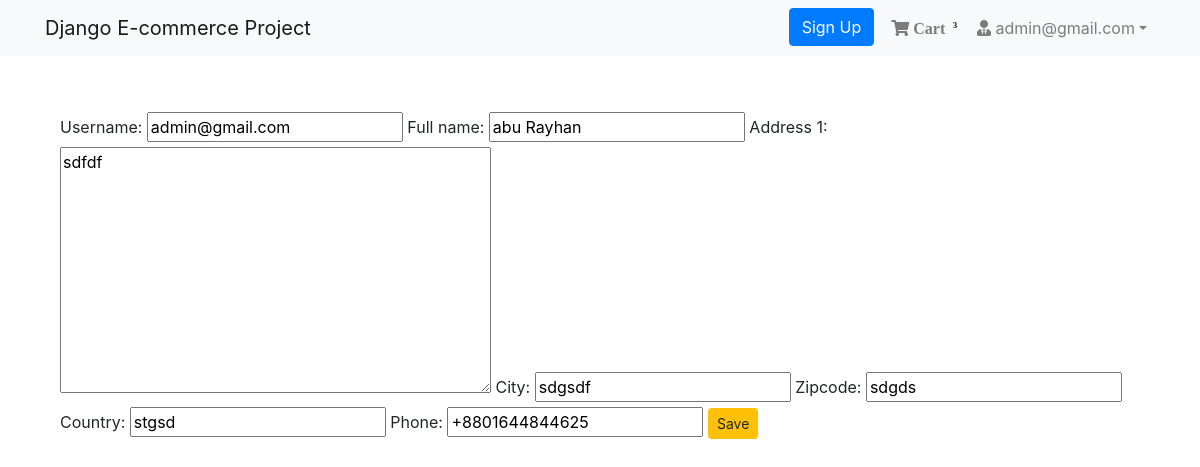
The app's page /authentication/profile/ (signed in) with its own data.
### authentication/models.py (models this page shows, shortened)
class User(AbstractBaseUser, PermissionsMixin):
    email = models.EmailField(unique=True, null=False)
    is_staff = models.BooleanField(
        ugettext_lazy('staff status'),
        default=False,
        help_text=ugettext_lazy(
            'Designates whether the use can log in this site')
    )
    is_active = models.BooleanField(
        ugettext_lazy('active'),
        default=True,
        help_text=ugettext_lazy(
            'Designates whether this user shold be treated as active. Unselect this instead of deleting accounts')
    )
    USERNAME_FIELD = 'email'
    objects = MyUserManager()

class Profile(models.Model):
    user = models.OneToOneField(
        User, on_delete=models.CASCADE, related_name='profile')
    username = models.CharField(max_length=264, blank=True)
    full_name = models.CharField(max_length=264, blank=True)
    address_1 = models.TextField(max_length=300, blank=True)
    city = models.CharField(max_length=40, blank=True)
    zipcode = models.CharField(max_length=10, blank=True)
    country = models.CharField(max_length=50, blank=True)
    phone = models.CharField(max_length=20, blank=True)
    date_joined = models.DateTimeField(auto_now_add=True)

### order/models.py (models this page shows, shortened)
class Order(models.Model):
    orderitems=models.ManyToManyField(Cart)
    user=models.ForeignKey(settings.AUTH_USER_MODEL,on_delete=models.CASCADE)
    ordered=models.BooleanField(default=False)
    created=models.DateTimeField(auto_now_add=True)
    paymentId=models.CharField(max_length=264,blank=True,null=True)
    orderId=models.CharField(max_length=264,blank=True,null=True)

### authentication/views.py (the view)
# urls.py: path('profile/',views.UserProfile,name='profile'),
@login_required
def UserProfile(request):
    profile = Profile.objects.get(user=request.user)
    form =ProfileForm(instance=profile)
    if request.method == "POST":
        form= ProfileForm(request.POST,instance=profile)
        if form.is_valid():
            form.save()
            messages.success(request,'changes saved!')
            form=ProfileForm(instance=profile)
    return render(request,'authentication/change_profile.html',context={'form':form})

### authentication/forms.py
class ProfileForm(ModelForm):
    class Meta:
        model=Profile
        exclude= ('user',)

### order/templatetags/cart_tags.py (called while the page is built)
@register.filter(name="cart_total")
def cart_total(user):
    order=Order.objects.filter(user=user,ordered=False)
    if order.exists():
        return order[0].orderitems.count()
    else:
        return 0

### templates/authentication/change_profile.html (shortened to what this page needs)
{% extends 'base.html' %}
{% load crispy_forms_tags %}
{% block content %}
<br><br>
<form method="POST">
{{form}}
<button type="submit" class="btn btn-warning btn-sm">Save</button>
</form><br><br>
{% endblock content %}

### templates/navbar.html (shortened to what this page needs)
{% load cart_tags %}
<nav class="navbar navbar-expand-lg navbar-light bg-light">
  <div class="container">
    <a class="navbar-brand" href="{% url 'home' %}">Django E-commerce Project</a>
    <div class="collapse navbar-collapse" id="navbarNav">
      <ul class="navbar-nav ml-auto">
        <li class="nav-item">
            <a href="{% url 'signup' %}" class="btn btn-primary">Sign Up</a>&nbsp;&nbsp;
          </li>
        {% if request.user.is_authenticated %}
        <li class="nav-item">
          <a href="{% url 'cart' %}" class="nav-link">
              <i class="fa fa-shopping-cart"> Cart
              <sup><span class="badge badge-light">{{ request.user | cart_total }}</span></sup></i>
          </a>
        </li>
        <li class="nav-item dropdown">
          <a class="nav-link dropdown-toggle" href="#" id="navbarDropdown" role="button" data-toggle="dropdown" aria-haspopup="true" aria-expanded="false"><i class="fas fa-user-tie"></i> {{request.user.profile.username}}</a>
        </li>
        {% else %}
        <li class="nav-item">
          <a href="{% url 'login' %}" class="btn btn-primary">Login</a>
        </li>
        {% endif %}
      </ul>
    </div>
  </div>
</nav>

### records on screen
User: user|cart_total "3", user.profile.username "admin@gmail.com"
Profile: username "admin@gmail.com", full_name "abu Rayhan", address_1 "sdfdf", city "sdgsdf", zipcode "sdgds", country "stgsd", phone "+8801644844625"
